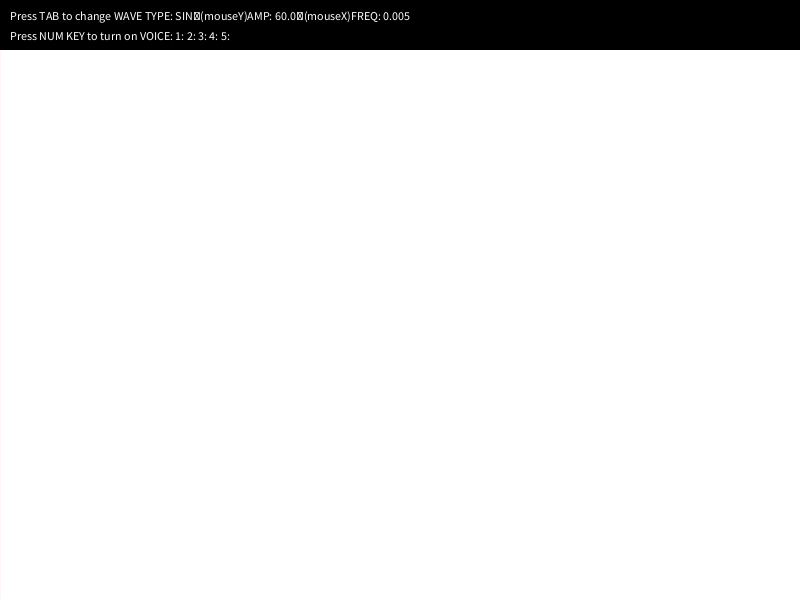
Frame 1 (no input)
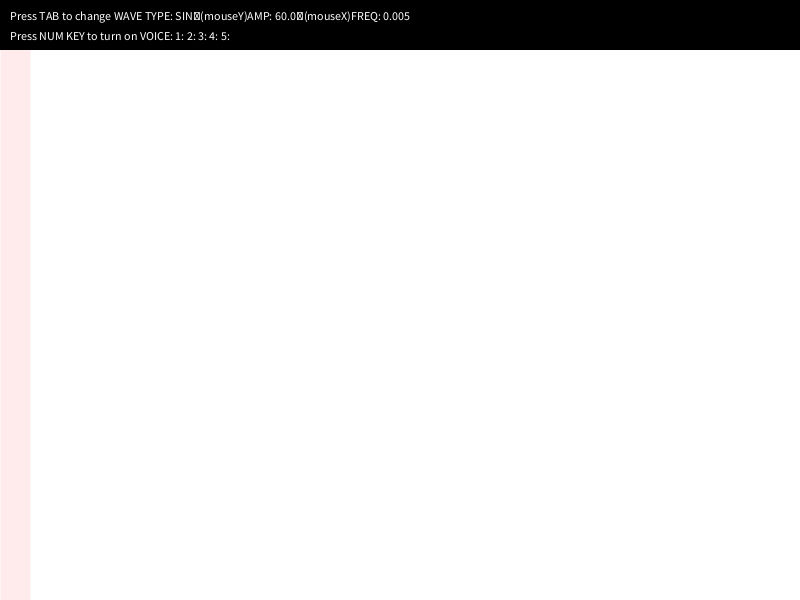
Frame 60 (the mouse pressed at the canvas centre just before this capture)
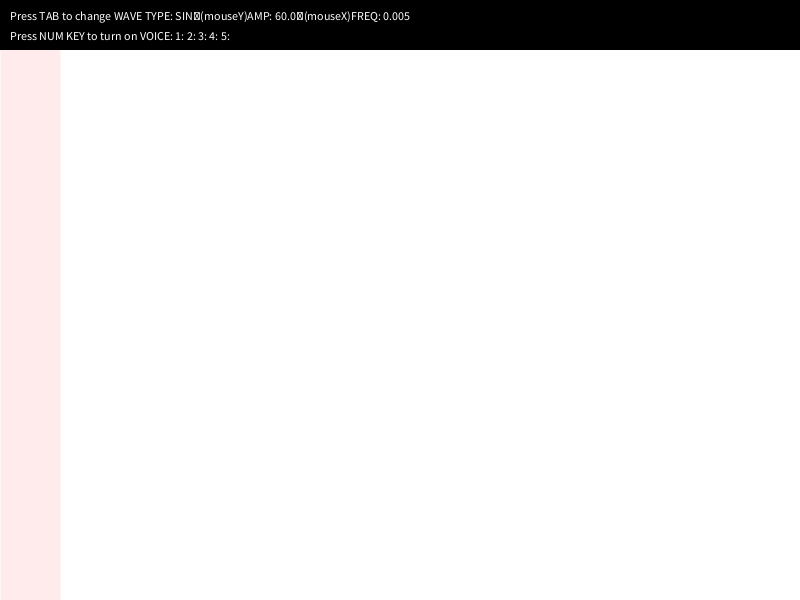
Frame 120 (the mouse held since frame 60 and released just before this capture)

The Processing sketch that drew these frames (run headless with seeded random() and noise(); from frame 60 on, the mouse is pressed at the canvas centre):

// Processing sketch: voices
// ── voices.pde
float x, y;
int baseline;

float frequency = 0.005;
float amplitude;

int type;
String [] types = { 
  "SIN", "COS", "TAN", "SQU", "SAW"
};

int max = 5;
ArrayList<Voice> voices = new ArrayList<Voice>();

boolean show;

void setup() {
  size(800, 600);
  background(255);
  baseline = height;
  amplitude = height/(max*2);
  for (int i = 0; i < max; i++) {
    voices.add(new Voice(i, 0));
  }
}

void draw() {
  
  x+=0.5;

  if (x > width) {
    background(255);
    x = 0;
  }

  

  float offset = 0;
  float [] values = new float [voices.size()];
  float [] offsets = new float [voices.size()];

  for (int i = 0; i < voices.size(); i++) {
    Voice thisVoice = voices.get(i);
    if (thisVoice.on) {
      float value = thisVoice.run();
      if (show) {
        display(value, offset, thisVoice.col);
      }
      offset += value;
      values[i] = value;
    }
    else {
      values[i] = 0;
    }
    offsets[i] = offset;
  }

  int i = fire(0, height-50, offsets);
  if (i < 0) {
    display(height-offset, offset, color(255, 0, 0, 10));
  }
  else {
    float y = values[i];
    float yoff = offsets[i] - y;
    display(y, yoff, color(255, 0, 0, 100));
  }

  label();
}

int fire(float min, float max, float[] zones) {
    float dart = random(min, max); 
    for (int i = 0; i < zones.length; i++) {
      if ( dart <= zones[i]) {
        return i;
      }
    }
    return -1;
  }

void display(float y, float yoff, color col) {
  pushMatrix();
  translate(0, baseline-yoff);
  stroke(col);
  line(x, 0, x, -y);
  popMatrix();
}


void label() {
  noStroke();
  fill(0);
  rect(0, 0, width, 50);

  String waveTypes = "";
  for (int i = 0; i < voices.size(); i++) {
    waveTypes += (i+1) + ": " + voices.get(i).getType() + "\t\t";
  }

  fill(255);
  text("Press TAB to change WAVE TYPE: " + types[type] + "\t\t\t\u2B06(mouseY)\tAMP: " + amplitude + "\t\t\t\u2B05(mouseX)\tFREQ: " + frequency, 10, 20);
  text("Press NUM KEY to turn on VOICE: " + waveTypes, 10, 40);
}

void keyPressed() {
  // Toggle Voices on and off
  int index = parseInt(key)-49;
  if (index >=0 && index < max) {
    voices.get(index).toggle(type);
  }
  
  int buffer = 10;
  switch(keyCode) {
  case UP:
    amplitude = constrain(map(mouseY, height-buffer, buffer, 0, height/2), 10, height/2);
    break;
  case LEFT:
    frequency = constrain(map(mouseX, buffer, width-buffer, 0.001, .1), 0, .1);
    break;
  case TAB:
    type++;
    type%=types.length;
    break;
  case ENTER:
    show = !show;
    break;
  }

}


// ── Voice.pde
class Voice {
  ArrayList<Wave> waves = new ArrayList<Wave>();
  Wave wave; 
  boolean on; 
  color col;
  float t, value;

  Voice(int index, float _t) {
    t = _t;
    col = color(0, index*255/max);
    waves.add(new Sine(this));
    waves.add(new Cosine(this));
    waves.add(new Tan(this));
    waves.add(new Square(this));
    waves.add(new Sawtooth(this));
  }

  void init(int type, float _f, float _a) {
    wave = waves.get(type);
    wave.init(t, _f, _a, _a);
  }

  void toggle(int type) {
    on = !on; 
    if (on) {
      init(type, frequency, amplitude);
    }
  }

  String getType() {
    if (on) {
      return wave.getType();
    }
    return "";
  }

  float run() {
    wave.update();
    return wave.run();
  }
}


// ── Wave.pde
class Wave {
  Voice voice;
  String type = "WAV";
  float t, f, a, o;

  Wave(Voice _voice) {
    voice = _voice;
  }
  void init(float _t, float _f, float _a, float _o) {
    t = _t;
    f = _f;
    a = _a;
    o = _o;
  }

  float run() {
    update();
    return wave();
  }
  
  void update() {
    t+=f;
  }

  float wave() {
    return 0;
  }

  String getType() {
    return type;
  }
}

class Sine extends Wave {
  String type = "SIN";

  Sine(Voice _voice) {
    super(_voice);
  }

  float wave() {
    return sin(t)*a + o;
  }

  String getType() {
    return type;
  }
}

class Cosine extends Wave {
  String type = "COS";

  Cosine(Voice _voice) {
    super(_voice);
  }

  float wave() {
    return cos(t)*a + o;
  }
  String getType() {
    return type;
  }
}

class Tan extends Wave {
  String type = "TAN";

  Tan(Voice _voice) {
    super(_voice);
  }

  float wave() {
    return abs(tan(t)*a);
  }
  String getType() {
    return type;
  }
}

class Square extends Wave {
  String type = "SQU";

  Square(Voice _voice) {
    super(_voice);
  }

  float wave() {
    return o + (t%TWO_PI >= PI ? 1 : -1)*a;
  }
  String getType() {
    return type;
  }
}

class Sawtooth extends Wave {
  String type = "SAW";
  float m;

  Sawtooth(Voice _voice) {
    super(_voice);
  }

  float wave() {
    m = (a+o) / TWO_PI;
    return (t%TWO_PI)*m;
  }
  String getType() {
    return type;
  }
}
